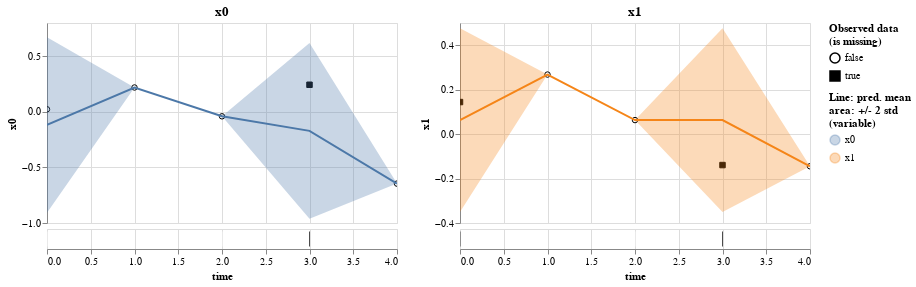

This figure's notebook cell:
### Code cell
res.display_results()

### Figure 1 — Vega-Lite specification as saved in the notebook (floating-point values rounded to 4 significant figures)
{"config": {"view": {"continuousWidth": 400, "continuousHeight": 300}}, "vconcat": [{"hconcat": [{"vconcat": [{"layer": [{"data": {"name": "data-70085302a720ecb475d3ad5fd68afaf7"}, "mark": {"type": "point", "color": "black", "fillOpacity": 1, "strokeWidth": 1}, "encoding": {"fill": {"field": "is_missing", "legend": {"title": ["Observed data", "(is missing)"]}, "scale": {"range": ["#ffffff00", "black"]}, "type": "nominal"}, "shape": {"field": "is_missing", "type": "nominal"}, "x": {"axis": {"domain": false, "labels": false, "ticks": false, "title": null}, "field": "time", "type": "quantitative"}, "y": {"field": "value", "scale": {"zero": false}, "title": "x0", "type": "quantitative"}}}, {"layer": [{"mark": "errorband", "encoding": {"color": {"field": "variable", "legend": {"title": ["Line: pred. mean", "area: +/- 2 std", "(variable)"]}, "type": "nominal"}, "tooltip": [{"field": "std", "format": ".4", "type": "quantitative"}, {"field": "mean", "format": ".4", "type": "quantitative"}], "x": {"field": "time", "type": "quantitative"}, "y": {"field": "err_low", "scale": {"zero": false}, "title": "x0", "type": "quantitative"}, "y2": {"field": "err_high"}}, "height": 200, "transform": [{"calculate": "datum.mean - 2 * datum.std", "as": "err_low"}, {"calculate": "datum.mean + 2 * datum.std", "as": "err_high"}], "width": 350}, {"mark": "line", "encoding": {"color": {"field": "variable", "type": "nominal"}, "x": {"field": "time", "type": "quantitative"}, "y": {"field": "mean", "scale": {"zero": false}, "title": "x0", "type": "quantitative"}}, "selection": {"selector001": {"type": "interval", "bind": "scales", "encodings": ["x"]}}, "title": "x0"}], "data": {"name": "data-1f32698f1b6f35855ccabef3a7825ab5"}}]}, {"data": {"name": "data-70085302a720ecb475d3ad5fd68afaf7"}, "mark": {"type": "tick", "color": "black"}, "encoding": {"color": {"condition": {"value": "black", "test": "datum.is_missing"}, "value": "white"}, "x": {"field": "time", "type": "quantitative"}}, "selection": {"selector001": {"type": "interval", "bind": "scales", "encodings": ["x"]}}, "width": 350}], "spacing": -10}, {"vconcat": [{"layer": [{"data": {"name": "data-5cac8bdc42b61c62308741e680287417"}, "mark": {"type": "point", "color": "black", "fillOpacity": 1, "strokeWidth": 1}, "encoding": {"fill": {"field": "is_missing", "legend": {"title": ["Observed data", "(is missing)"]}, "scale": {"range": ["#ffffff00", "black"]}, "type": "nominal"}, "shape": {"field": "is_missing", "type": "nominal"}, "x": {"axis": {"domain": false, "labels": false, "ticks": false, "title": null}, "field": "time", "type": "quantitative"}, "y": {"field": "value", "scale": {"zero": false}, "title": "x1", "type": "quantitative"}}}, {"layer": [{"mark": "errorband", "encoding": {"color": {"field": "variable", "legend": {"title": ["Line: pred. mean", "area: +/- 2 std", "(variable)"]}, "type": "nominal"}, "tooltip": [{"field": "std", "format": ".4", "type": "quantitative"}, {"field": "mean", "format": ".4", "type": "quantitative"}], "x": {"field": "time", "type": "quantitative"}, "y": {"field": "err_low", "scale": {"zero": false}, "title": "x1", "type": "quantitative"}, "y2": {"field": "err_high"}}, "height": 200, "transform": [{"calculate": "datum.mean - 2 * datum.std", "as": "err_low"}, {"calculate": "datum.mean + 2 * datum.std", "as": "err_high"}], "width": 350}, {"mark": "line", "encoding": {"color": {"field": "variable", "type": "nominal"}, "x": {"field": "time", "type": "quantitative"}, "y": {"field": "mean", "scale": {"zero": false}, "title": "x1", "type": "quantitative"}}, "selection": {"selector001": {"type": "interval", "bind": "scales", "encodings": ["x"]}}, "title": "x1"}], "data": {"name": "data-0fe9eb344fb3ee486e420fd53afb7f02"}}]}, {"data": {"name": "data-5cac8bdc42b61c62308741e680287417"}, "mark": {"type": "tick", "color": "black"}, "encoding": {"color": {"condition": {"value": "black", "test": "datum.is_missing"}, "value": "white"}, "x": {"field": "time", "type": "quantitative"}}, "selection": {"selector001": {"type": "interval", "bind": "scales", "encodings": ["x"]}}, "width": 350}], "spacing": -10}]}, {"hconcat": []}, {"hconcat": []}, {"hconcat": []}, {"hconcat": []}], "$schema": "https://vega.github.io/schema/vega-lite/v4.17.0.json", "datasets": {"data-70085302a720ecb475d3ad5fd68afaf7": [{"time": 0.0, "variable": "x0", "value": 0.02326, "is_missing": false}, {"time": 1.0, "variable": "x0", "value": 0.2196, "is_missing": false}, {"time": 2.0, "variable": "x0", "value": -0.03989, "is_missing": false}, {"time": 3.0, "variable": "x0", "value": 0.2441, "is_missing": true}, {"time": 4.0, "variable": "x0", "value": -0.6455, "is_missing": false}], "data-1f32698f1b6f35855ccabef3a7825ab5": [{"time": 0, "variable": "x0", "mean": -0.1171, "std": 0.3949}, {"time": 1, "variable": "x0", "mean": 0.2196, "std": 0.0}, {"time": 2, "variable": "x0", "mean": -0.03989, "std": 0.0}, {"time": 3, "variable": "x0", "mean": -0.1709, "std": 0.3956}, {"time": 4, "variable": "x0", "mean": -0.6455, "std": 0.0}], "data-5cac8bdc42b61c62308741e680287417": [{"time": 0.0, "variable": "x1", "value": 0.1443, "is_missing": true}, {"time": 1.0, "variable": "x1", "value": 0.268, "is_missing": false}, {"time": 2.0, "variable": "x1", "value": 0.06307, "is_missing": false}, {"time": 3.0, "variable": "x1", "value": -0.1393, "is_missing": true}, {"time": 4.0, "variable": "x1", "value": -0.1449, "is_missing": false}], "data-0fe9eb344fb3ee486e420fd53afb7f02": [{"time": 0, "variable": "x1", "mean": 0.06298, "std": 0.2069}, {"time": 1, "variable": "x1", "mean": 0.268, "std": 0.0}, {"time": 2, "variable": "x1", "mean": 0.06307, "std": 0.0}, {"time": 3, "variable": "x1", "mean": 0.06298, "std": 0.2069}, {"time": 4, "variable": "x1", "mean": -0.1449, "std": 0.0}]}}
